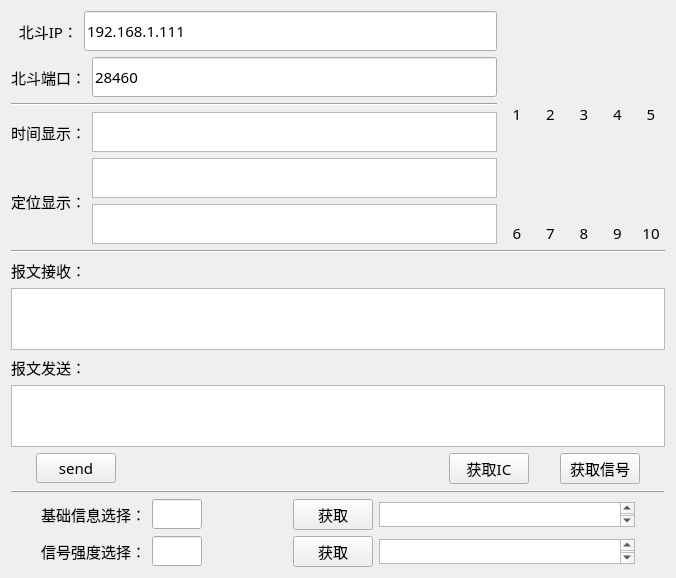
<?xml version="1.0" encoding="UTF-8"?>
<ui version="4.0">
 <class>bd</class>
 <widget class="QWidget" name="bd">
  <property name="geometry">
   <rect>
    <x>0</x>
    <y>0</y>
    <width>676</width>
    <height>578</height>
   </rect>
  </property>
  <property name="sizePolicy">
   <sizepolicy hsizetype="Expanding" vsizetype="Preferred">
    <horstretch>0</horstretch>
    <verstretch>0</verstretch>
   </sizepolicy>
  </property>
  <property name="font">
   <font>
    <family>宋体</family>
    <pointsize>11</pointsize>
   </font>
  </property>
  <property name="contextMenuPolicy">
   <enum>Qt::DefaultContextMenu</enum>
  </property>
  <property name="acceptDrops">
   <bool>false</bool>
  </property>
  <property name="windowTitle">
   <string>Widget</string>
  </property>
  <layout class="QGridLayout" name="gridLayout_2" rowstretch="0,0,0,0" columnstretch="0">
   <property name="sizeConstraint">
    <enum>QLayout::SetMaximumSize</enum>
   </property>
   <item row="0" column="0">
    <layout class="QHBoxLayout" name="horizontalLayout_10" stretch="3,1">
     <item>
      <layout class="QVBoxLayout" name="verticalLayout_12">
       <item>
        <layout class="QHBoxLayout" name="horizontalLayout_5">
         <item>
          <widget class="QLabel" name="label_19">
           <property name="maximumSize">
            <size>
             <width>16777215</width>
             <height>40</height>
            </size>
           </property>
           <property name="text">
            <string>  北斗IP：</string>
           </property>
          </widget>
         </item>
         <item>
          <widget class="QLineEdit" name="ip">
           <property name="sizePolicy">
            <sizepolicy hsizetype="Expanding" vsizetype="Expanding">
             <horstretch>0</horstretch>
             <verstretch>0</verstretch>
            </sizepolicy>
           </property>
           <property name="minimumSize">
            <size>
             <width>0</width>
             <height>40</height>
            </size>
           </property>
           <property name="maximumSize">
            <size>
             <width>200000</width>
             <height>40</height>
            </size>
           </property>
           <property name="acceptDrops">
            <bool>false</bool>
           </property>
           <property name="layoutDirection">
            <enum>Qt::RightToLeft</enum>
           </property>
           <property name="text">
            <string>192.168.1.111</string>
           </property>
           <property name="alignment">
            <set>Qt::AlignLeading|Qt::AlignLeft|Qt::AlignVCenter</set>
           </property>
          </widget>
         </item>
        </layout>
       </item>
       <item>
        <layout class="QHBoxLayout" name="horizontalLayout_6">
         <item>
          <widget class="QLabel" name="label_20">
           <property name="maximumSize">
            <size>
             <width>16777215</width>
             <height>40</height>
            </size>
           </property>
           <property name="text">
            <string>北斗端口：</string>
           </property>
          </widget>
         </item>
         <item>
          <widget class="QLineEdit" name="port">
           <property name="sizePolicy">
            <sizepolicy hsizetype="Expanding" vsizetype="Expanding">
             <horstretch>0</horstretch>
             <verstretch>0</verstretch>
            </sizepolicy>
           </property>
           <property name="minimumSize">
            <size>
             <width>0</width>
             <height>40</height>
            </size>
           </property>
           <property name="maximumSize">
            <size>
             <width>2000000</width>
             <height>40</height>
            </size>
           </property>
           <property name="text">
            <string>28460</string>
           </property>
          </widget>
         </item>
        </layout>
       </item>
       <item>
        <widget class="Line" name="line_2">
         <property name="orientation">
          <enum>Qt::Horizontal</enum>
         </property>
        </widget>
       </item>
       <item>
        <layout class="QHBoxLayout" name="horizontalLayout_4">
         <item>
          <widget class="QLabel" name="label_13">
           <property name="maximumSize">
            <size>
             <width>16777215</width>
             <height>40</height>
            </size>
           </property>
           <property name="text">
            <string>时间显示：</string>
           </property>
          </widget>
         </item>
         <item>
          <widget class="QTextEdit" name="textedit">
           <property name="minimumSize">
            <size>
             <width>0</width>
             <height>40</height>
            </size>
           </property>
           <property name="maximumSize">
            <size>
             <width>16777215</width>
             <height>40</height>
            </size>
           </property>
          </widget>
         </item>
        </layout>
       </item>
       <item>
        <layout class="QHBoxLayout" name="horizontalLayout_7">
         <item>
          <widget class="QLabel" name="label_14">
           <property name="text">
            <string>定位显示：</string>
           </property>
          </widget>
         </item>
         <item>
          <layout class="QVBoxLayout" name="verticalLayout_11">
           <item>
            <widget class="QTextEdit" name="textedit_2">
             <property name="minimumSize">
              <size>
               <width>0</width>
               <height>40</height>
              </size>
             </property>
             <property name="maximumSize">
              <size>
               <width>16777215</width>
               <height>40</height>
              </size>
             </property>
            </widget>
           </item>
           <item>
            <widget class="QTextEdit" name="textEdit_3">
             <property name="minimumSize">
              <size>
               <width>0</width>
               <height>40</height>
              </size>
             </property>
             <property name="maximumSize">
              <size>
               <width>16777215</width>
               <height>40</height>
              </size>
             </property>
            </widget>
           </item>
          </layout>
         </item>
        </layout>
       </item>
      </layout>
     </item>
     <item>
      <layout class="QGridLayout" name="gridLayout" rowstretch="0,0" columnstretch="0">
       <property name="sizeConstraint">
        <enum>QLayout::SetFixedSize</enum>
       </property>
       <item row="0" column="0">
        <layout class="QHBoxLayout" name="horizontalLayout_8">
         <property name="sizeConstraint">
          <enum>QLayout::SetFixedSize</enum>
         </property>
         <item>
          <layout class="QVBoxLayout" name="verticalLayout">
           <item>
            <widget class="BarVolume" name="bv_1" native="true">
             <property name="sizePolicy">
              <sizepolicy hsizetype="Expanding" vsizetype="Expanding">
               <horstretch>0</horstretch>
               <verstretch>0</verstretch>
              </sizepolicy>
             </property>
             <property name="autoFillBackground">
              <bool>true</bool>
             </property>
             <property name="value" stdset="0">
              <number>0</number>
             </property>
             <property name="step" stdset="0">
              <number>4</number>
             </property>
             <property name="padding" stdset="0">
              <number>3</number>
             </property>
             <property name="radius" stdset="0">
              <number>2</number>
             </property>
             <property name="bgColorStart" stdset="0">
              <color>
               <red>111</red>
               <green>111</green>
               <blue>111</blue>
              </color>
             </property>
             <property name="bgColorEnd" stdset="0">
              <color>
               <red>40</red>
               <green>40</green>
               <blue>40</blue>
              </color>
             </property>
             <property name="barBgColor" stdset="0">
              <color>
               <red>213</red>
               <green>213</green>
               <blue>213</blue>
              </color>
             </property>
             <property name="barColorStart" stdset="0">
              <color>
               <red>255</red>
               <green>6</green>
               <blue>18</blue>
              </color>
             </property>
             <property name="barColorEnd" stdset="0">
              <color>
               <red>15</red>
               <green>249</green>
               <blue>31</blue>
              </color>
             </property>
            </widget>
           </item>
           <item>
            <widget class="QLabel" name="label_3">
             <property name="contextMenuPolicy">
              <enum>Qt::DefaultContextMenu</enum>
             </property>
             <property name="layoutDirection">
              <enum>Qt::LeftToRight</enum>
             </property>
             <property name="autoFillBackground">
              <bool>true</bool>
             </property>
             <property name="text">
              <string>1</string>
             </property>
             <property name="scaledContents">
              <bool>true</bool>
             </property>
             <property name="alignment">
              <set>Qt::AlignCenter</set>
             </property>
             <property name="wordWrap">
              <bool>false</bool>
             </property>
             <property name="margin">
              <number>0</number>
             </property>
            </widget>
           </item>
          </layout>
         </item>
         <item>
          <layout class="QVBoxLayout" name="verticalLayout_2">
           <item>
            <widget class="BarVolume" name="bv_2" native="true">
             <property name="sizePolicy">
              <sizepolicy hsizetype="Expanding" vsizetype="Expanding">
               <horstretch>0</horstretch>
               <verstretch>0</verstretch>
              </sizepolicy>
             </property>
             <property name="autoFillBackground">
              <bool>true</bool>
             </property>
             <property name="value" stdset="0">
              <number>0</number>
             </property>
             <property name="step" stdset="0">
              <number>4</number>
             </property>
             <property name="padding" stdset="0">
              <number>3</number>
             </property>
             <property name="radius" stdset="0">
              <number>2</number>
             </property>
             <property name="bgColorStart" stdset="0">
              <color>
               <red>111</red>
               <green>111</green>
               <blue>111</blue>
              </color>
             </property>
             <property name="bgColorEnd" stdset="0">
              <color>
               <red>40</red>
               <green>40</green>
               <blue>40</blue>
              </color>
             </property>
             <property name="barBgColor" stdset="0">
              <color>
               <red>213</red>
               <green>213</green>
               <blue>213</blue>
              </color>
             </property>
             <property name="barColorStart" stdset="0">
              <color>
               <red>255</red>
               <green>6</green>
               <blue>18</blue>
              </color>
             </property>
             <property name="barColorEnd" stdset="0">
              <color>
               <red>15</red>
               <green>249</green>
               <blue>31</blue>
              </color>
             </property>
            </widget>
           </item>
           <item>
            <widget class="QLabel" name="label_4">
             <property name="contextMenuPolicy">
              <enum>Qt::DefaultContextMenu</enum>
             </property>
             <property name="layoutDirection">
              <enum>Qt::LeftToRight</enum>
             </property>
             <property name="autoFillBackground">
              <bool>true</bool>
             </property>
             <property name="text">
              <string>2</string>
             </property>
             <property name="scaledContents">
              <bool>true</bool>
             </property>
             <property name="alignment">
              <set>Qt::AlignCenter</set>
             </property>
             <property name="wordWrap">
              <bool>false</bool>
             </property>
             <property name="margin">
              <number>0</number>
             </property>
            </widget>
           </item>
          </layout>
         </item>
         <item>
          <layout class="QVBoxLayout" name="verticalLayout_3">
           <item>
            <widget class="BarVolume" name="bv_3" native="true">
             <property name="sizePolicy">
              <sizepolicy hsizetype="Expanding" vsizetype="Expanding">
               <horstretch>0</horstretch>
               <verstretch>0</verstretch>
              </sizepolicy>
             </property>
             <property name="autoFillBackground">
              <bool>true</bool>
             </property>
             <property name="value" stdset="0">
              <number>0</number>
             </property>
             <property name="step" stdset="0">
              <number>4</number>
             </property>
             <property name="padding" stdset="0">
              <number>3</number>
             </property>
             <property name="radius" stdset="0">
              <number>2</number>
             </property>
             <property name="bgColorStart" stdset="0">
              <color>
               <red>111</red>
               <green>111</green>
               <blue>111</blue>
              </color>
             </property>
             <property name="bgColorEnd" stdset="0">
              <color>
               <red>40</red>
               <green>40</green>
               <blue>40</blue>
              </color>
             </property>
             <property name="barBgColor" stdset="0">
              <color>
               <red>213</red>
               <green>213</green>
               <blue>213</blue>
              </color>
             </property>
             <property name="barColorStart" stdset="0">
              <color>
               <red>255</red>
               <green>6</green>
               <blue>18</blue>
              </color>
             </property>
             <property name="barColorEnd" stdset="0">
              <color>
               <red>15</red>
               <green>249</green>
               <blue>31</blue>
              </color>
             </property>
            </widget>
           </item>
           <item>
            <widget class="QLabel" name="label_5">
             <property name="contextMenuPolicy">
              <enum>Qt::DefaultContextMenu</enum>
             </property>
             <property name="layoutDirection">
              <enum>Qt::LeftToRight</enum>
             </property>
             <property name="autoFillBackground">
              <bool>true</bool>
             </property>
             <property name="text">
              <string>3</string>
             </property>
             <property name="scaledContents">
              <bool>true</bool>
             </property>
             <property name="alignment">
              <set>Qt::AlignCenter</set>
             </property>
             <property name="wordWrap">
              <bool>false</bool>
             </property>
             <property name="margin">
              <number>0</number>
             </property>
            </widget>
           </item>
          </layout>
         </item>
         <item>
          <layout class="QVBoxLayout" name="verticalLayout_4">
           <item>
            <widget class="BarVolume" name="bv_4" native="true">
             <property name="sizePolicy">
              <sizepolicy hsizetype="Expanding" vsizetype="Expanding">
               <horstretch>0</horstretch>
               <verstretch>0</verstretch>
              </sizepolicy>
             </property>
             <property name="autoFillBackground">
              <bool>true</bool>
             </property>
             <property name="value" stdset="0">
              <number>0</number>
             </property>
             <property name="step" stdset="0">
              <number>4</number>
             </property>
             <property name="padding" stdset="0">
              <number>3</number>
             </property>
             <property name="radius" stdset="0">
              <number>2</number>
             </property>
             <property name="bgColorStart" stdset="0">
              <color>
               <red>111</red>
               <green>111</green>
               <blue>111</blue>
              </color>
             </property>
             <property name="bgColorEnd" stdset="0">
              <color>
               <red>40</red>
               <green>40</green>
               <blue>40</blue>
              </color>
             </property>
             <property name="barBgColor" stdset="0">
              <color>
               <red>213</red>
               <green>213</green>
               <blue>213</blue>
              </color>
             </property>
             <property name="barColorStart" stdset="0">
              <color>
               <red>255</red>
               <green>6</green>
               <blue>18</blue>
              </color>
             </property>
             <property name="barColorEnd" stdset="0">
              <color>
               <red>15</red>
               <green>249</green>
               <blue>31</blue>
              </color>
             </property>
            </widget>
           </item>
           <item>
            <widget class="QLabel" name="label_6">
             <property name="contextMenuPolicy">
              <enum>Qt::DefaultContextMenu</enum>
             </property>
             <property name="layoutDirection">
              <enum>Qt::LeftToRight</enum>
             </property>
             <property name="autoFillBackground">
              <bool>true</bool>
             </property>
             <property name="text">
              <string>4</string>
             </property>
             <property name="scaledContents">
              <bool>true</bool>
             </property>
             <property name="alignment">
              <set>Qt::AlignCenter</set>
             </property>
             <property name="wordWrap">
              <bool>false</bool>
             </property>
             <property name="margin">
              <number>0</number>
             </property>
            </widget>
           </item>
          </layout>
         </item>
         <item>
          <layout class="QVBoxLayout" name="verticalLayout_5">
           <item>
            <widget class="BarVolume" name="bv_5" native="true">
             <property name="sizePolicy">
              <sizepolicy hsizetype="Expanding" vsizetype="Expanding">
               <horstretch>0</horstretch>
               <verstretch>0</verstretch>
              </sizepolicy>
             </property>
             <property name="autoFillBackground">
              <bool>true</bool>
             </property>
             <property name="value" stdset="0">
              <number>0</number>
             </property>
             <property name="step" stdset="0">
              <number>4</number>
             </property>
             <property name="padding" stdset="0">
              <number>3</number>
             </property>
             <property name="radius" stdset="0">
              <number>2</number>
             </property>
             <property name="bgColorStart" stdset="0">
              <color>
               <red>111</red>
               <green>111</green>
               <blue>111</blue>
              </color>
             </property>
             <property name="bgColorEnd" stdset="0">
              <color>
               <red>40</red>
               <green>40</green>
               <blue>40</blue>
              </color>
             </property>
             <property name="barBgColor" stdset="0">
              <color>
               <red>213</red>
               <green>213</green>
               <blue>213</blue>
              </color>
             </property>
             <property name="barColorStart" stdset="0">
              <color>
               <red>255</red>
               <green>6</green>
               <blue>18</blue>
              </color>
             </property>
             <property name="barColorEnd" stdset="0">
              <color>
               <red>15</red>
               <green>249</green>
               <blue>31</blue>
              </color>
             </property>
            </widget>
           </item>
           <item>
            <widget class="QLabel" name="label_7">
             <property name="contextMenuPolicy">
              <enum>Qt::DefaultContextMenu</enum>
             </property>
             <property name="layoutDirection">
              <enum>Qt::LeftToRight</enum>
             </property>
             <property name="autoFillBackground">
              <bool>true</bool>
             </property>
             <property name="text">
              <string>5</string>
             </property>
             <property name="scaledContents">
              <bool>true</bool>
             </property>
             <property name="alignment">
              <set>Qt::AlignCenter</set>
             </property>
             <property name="wordWrap">
              <bool>false</bool>
             </property>
             <property name="margin">
              <number>0</number>
             </property>
            </widget>
           </item>
          </layout>
         </item>
        </layout>
       </item>
       <item row="1" column="0">
        <layout class="QHBoxLayout" name="horizontalLayout_9">
         <property name="sizeConstraint">
          <enum>QLayout::SetFixedSize</enum>
         </property>
         <item>
          <layout class="QVBoxLayout" name="verticalLayout_6">
           <item>
            <widget class="BarVolume" name="bv_6" native="true">
             <property name="sizePolicy">
              <sizepolicy hsizetype="Expanding" vsizetype="Expanding">
               <horstretch>0</horstretch>
               <verstretch>0</verstretch>
              </sizepolicy>
             </property>
             <property name="autoFillBackground">
              <bool>true</bool>
             </property>
             <property name="value" stdset="0">
              <number>0</number>
             </property>
             <property name="step" stdset="0">
              <number>4</number>
             </property>
             <property name="padding" stdset="0">
              <number>3</number>
             </property>
             <property name="radius" stdset="0">
              <number>2</number>
             </property>
             <property name="bgColorStart" stdset="0">
              <color>
               <red>111</red>
               <green>111</green>
               <blue>111</blue>
              </color>
             </property>
             <property name="bgColorEnd" stdset="0">
              <color>
               <red>40</red>
               <green>40</green>
               <blue>40</blue>
              </color>
             </property>
             <property name="barBgColor" stdset="0">
              <color>
               <red>213</red>
               <green>213</green>
               <blue>213</blue>
              </color>
             </property>
             <property name="barColorStart" stdset="0">
              <color>
               <red>255</red>
               <green>6</green>
               <blue>18</blue>
              </color>
             </property>
             <property name="barColorEnd" stdset="0">
              <color>
               <red>15</red>
               <green>249</green>
               <blue>31</blue>
              </color>
             </property>
            </widget>
           </item>
           <item>
            <widget class="QLabel" name="label_8">
             <property name="contextMenuPolicy">
              <enum>Qt::DefaultContextMenu</enum>
             </property>
             <property name="layoutDirection">
              <enum>Qt::LeftToRight</enum>
             </property>
             <property name="autoFillBackground">
              <bool>true</bool>
             </property>
             <property name="text">
              <string>6</string>
             </property>
             <property name="scaledContents">
              <bool>true</bool>
             </property>
             <property name="alignment">
              <set>Qt::AlignCenter</set>
             </property>
             <property name="wordWrap">
              <bool>false</bool>
             </property>
             <property name="margin">
              <number>0</number>
             </property>
            </widget>
           </item>
          </layout>
         </item>
         <item>
          <layout class="QVBoxLayout" name="verticalLayout_7">
           <item>
            <widget class="BarVolume" name="bv_7" native="true">
             <property name="sizePolicy">
              <sizepolicy hsizetype="Expanding" vsizetype="Expanding">
               <horstretch>0</horstretch>
               <verstretch>0</verstretch>
              </sizepolicy>
             </property>
             <property name="autoFillBackground">
              <bool>true</bool>
             </property>
             <property name="value" stdset="0">
              <number>0</number>
             </property>
             <property name="step" stdset="0">
              <number>4</number>
             </property>
             <property name="padding" stdset="0">
              <number>3</number>
             </property>
             <property name="radius" stdset="0">
              <number>2</number>
             </property>
             <property name="bgColorStart" stdset="0">
              <color>
               <red>111</red>
               <green>111</green>
               <blue>111</blue>
              </color>
             </property>
             <property name="bgColorEnd" stdset="0">
              <color>
               <red>40</red>
               <green>40</green>
               <blue>40</blue>
              </color>
             </property>
             <property name="barBgColor" stdset="0">
              <color>
               <red>213</red>
               <green>213</green>
               <blue>213</blue>
              </color>
             </property>
             <property name="barColorStart" stdset="0">
              <color>
               <red>255</red>
               <green>6</green>
               <blue>18</blue>
              </color>
             </property>
             <property name="barColorEnd" stdset="0">
              <color>
               <red>15</red>
               <green>249</green>
               <blue>31</blue>
              </color>
             </property>
            </widget>
           </item>
           <item>
            <widget class="QLabel" name="label_9">
             <property name="contextMenuPolicy">
              <enum>Qt::DefaultContextMenu</enum>
             </property>
             <property name="layoutDirection">
              <enum>Qt::LeftToRight</enum>
             </property>
             <property name="autoFillBackground">
              <bool>true</bool>
             </property>
             <property name="text">
              <string>7</string>
             </property>
             <property name="scaledContents">
              <bool>true</bool>
             </property>
             <property name="alignment">
              <set>Qt::AlignCenter</set>
             </property>
             <property name="wordWrap">
              <bool>false</bool>
             </property>
             <property name="margin">
              <number>0</number>
             </property>
            </widget>
           </item>
          </layout>
         </item>
         <item>
          <layout class="QVBoxLayout" name="verticalLayout_8">
           <item>
            <widget class="BarVolume" name="bv_8" native="true">
             <property name="sizePolicy">
              <sizepolicy hsizetype="Expanding" vsizetype="Expanding">
               <horstretch>0</horstretch>
               <verstretch>0</verstretch>
              </sizepolicy>
             </property>
             <property name="autoFillBackground">
              <bool>true</bool>
             </property>
             <property name="value" stdset="0">
              <number>0</number>
             </property>
             <property name="step" stdset="0">
              <number>4</number>
             </property>
             <property name="padding" stdset="0">
              <number>3</number>
             </property>
             <property name="radius" stdset="0">
              <number>2</number>
             </property>
             <property name="bgColorStart" stdset="0">
              <color>
               <red>111</red>
               <green>111</green>
               <blue>111</blue>
              </color>
             </property>
             <property name="bgColorEnd" stdset="0">
              <color>
               <red>40</red>
               <green>40</green>
               <blue>40</blue>
              </color>
             </property>
             <property name="barBgColor" stdset="0">
              <color>
               <red>213</red>
               <green>213</green>
               <blue>213</blue>
              </color>
             </property>
             <property name="barColorStart" stdset="0">
              <color>
               <red>255</red>
               <green>6</green>
               <blue>18</blue>
              </color>
             </property>
             <property name="barColorEnd" stdset="0">
              <color>
               <red>15</red>
               <green>249</green>
               <blue>31</blue>
              </color>
             </property>
            </widget>
           </item>
           <item>
            <widget class="QLabel" name="label_10">
             <property name="contextMenuPolicy">
              <enum>Qt::DefaultContextMenu</enum>
             </property>
             <property name="layoutDirection">
              <enum>Qt::LeftToRight</enum>
             </property>
             <property name="autoFillBackground">
              <bool>true</bool>
             </property>
             <property name="text">
              <string>8</string>
             </property>
             <property name="scaledContents">
              <bool>true</bool>
             </property>
             <property name="alignment">
              <set>Qt::AlignCenter</set>
             </property>
             <property name="wordWrap">
              <bool>false</bool>
             </property>
             <property name="margin">
              <number>0</number>
             </property>
            </widget>
           </item>
          </layout>
         </item>
         <item>
          <layout class="QVBoxLayout" name="verticalLayout_9">
           <item>
            <widget class="BarVolume" name="bv_9" native="true">
             <property name="sizePolicy">
              <sizepolicy hsizetype="Expanding" vsizetype="Expanding">
               <horstretch>0</horstretch>
               <verstretch>0</verstretch>
              </sizepolicy>
             </property>
             <property name="autoFillBackground">
              <bool>true</bool>
             </property>
             <property name="value" stdset="0">
              <number>0</number>
             </property>
             <property name="step" stdset="0">
              <number>4</number>
             </property>
             <property name="padding" stdset="0">
              <number>3</number>
             </property>
             <property name="radius" stdset="0">
              <number>2</number>
             </property>
             <property name="bgColorStart" stdset="0">
              <color>
               <red>111</red>
               <green>111</green>
               <blue>111</blue>
              </color>
             </property>
             <property name="bgColorEnd" stdset="0">
              <color>
               <red>40</red>
               <green>40</green>
               <blue>40</blue>
              </color>
             </property>
             <property name="barBgColor" stdset="0">
              <color>
               <red>213</red>
               <green>213</green>
               <blue>213</blue>
              </color>
             </property>
             <property name="barColorStart" stdset="0">
              <color>
               <red>255</red>
               <green>6</green>
               <blue>18</blue>
              </color>
             </property>
             <property name="barColorEnd" stdset="0">
              <color>
               <red>15</red>
               <green>249</green>
               <blue>31</blue>
              </color>
             </property>
            </widget>
           </item>
           <item>
            <widget class="QLabel" name="label_11">
             <property name="contextMenuPolicy">
              <enum>Qt::DefaultContextMenu</enum>
             </property>
             <property name="layoutDirection">
              <enum>Qt::LeftToRight</enum>
             </property>
             <property name="autoFillBackground">
              <bool>true</bool>
             </property>
             <property name="text">
              <string>9</string>
             </property>
             <property name="scaledContents">
              <bool>true</bool>
             </property>
             <property name="alignment">
              <set>Qt::AlignCenter</set>
             </property>
             <property name="wordWrap">
              <bool>false</bool>
             </property>
             <property name="margin">
              <number>0</number>
             </property>
            </widget>
           </item>
          </layout>
         </item>
         <item>
          <layout class="QVBoxLayout" name="verticalLayout_10">
           <item>
            <widget class="BarVolume" name="bv_10" native="true">
             <property name="sizePolicy">
              <sizepolicy hsizetype="Expanding" vsizetype="Expanding">
               <horstretch>0</horstretch>
               <verstretch>0</verstretch>
              </sizepolicy>
             </property>
             <property name="autoFillBackground">
              <bool>true</bool>
             </property>
             <property name="value" stdset="0">
              <number>0</number>
             </property>
             <property name="step" stdset="0">
              <number>4</number>
             </property>
             <property name="padding" stdset="0">
              <number>3</number>
             </property>
             <property name="radius" stdset="0">
              <number>2</number>
             </property>
             <property name="bgColorStart" stdset="0">
              <color>
               <red>111</red>
               <green>111</green>
               <blue>111</blue>
              </color>
             </property>
             <property name="bgColorEnd" stdset="0">
              <color>
               <red>40</red>
               <green>40</green>
               <blue>40</blue>
              </color>
             </property>
             <property name="barBgColor" stdset="0">
              <color>
               <red>213</red>
               <green>213</green>
               <blue>213</blue>
              </color>
             </property>
             <property name="barColorStart" stdset="0">
              <color>
               <red>255</red>
               <green>6</green>
               <blue>18</blue>
              </color>
             </property>
             <property name="barColorEnd" stdset="0">
              <color>
               <red>15</red>
               <green>249</green>
               <blue>31</blue>
              </color>
             </property>
            </widget>
           </item>
           <item>
            <widget class="QLabel" name="label_12">
             <property name="contextMenuPolicy">
              <enum>Qt::DefaultContextMenu</enum>
             </property>
             <property name="layoutDirection">
              <enum>Qt::LeftToRight</enum>
             </property>
             <property name="autoFillBackground">
              <bool>true</bool>
             </property>
             <property name="text">
              <string>10</string>
             </property>
             <property name="scaledContents">
              <bool>true</bool>
             </property>
             <property name="alignment">
              <set>Qt::AlignCenter</set>
             </property>
             <property name="wordWrap">
              <bool>false</bool>
             </property>
             <property name="margin">
              <number>0</number>
             </property>
            </widget>
           </item>
          </layout>
         </item>
        </layout>
       </item>
      </layout>
     </item>
    </layout>
   </item>
   <item row="2" column="0">
    <layout class="QVBoxLayout" name="verticalLayout_13">
     <item>
      <widget class="QLabel" name="label_15">
       <property name="text">
        <string>报文接收：</string>
       </property>
      </widget>
     </item>
     <item>
      <widget class="QTextEdit" name="textelse"/>
     </item>
     <item>
      <widget class="QLabel" name="label_16">
       <property name="text">
        <string>报文发送：</string>
       </property>
      </widget>
     </item>
     <item>
      <widget class="QTextEdit" name="textsend"/>
     </item>
     <item>
      <layout class="QHBoxLayout" name="horizontalLayout">
       <item>
        <spacer name="horizontalSpacer_2">
         <property name="orientation">
          <enum>Qt::Horizontal</enum>
         </property>
         <property name="sizeType">
          <enum>QSizePolicy::Fixed</enum>
         </property>
         <property name="sizeHint" stdset="0">
          <size>
           <width>25</width>
           <height>20</height>
          </size>
         </property>
        </spacer>
       </item>
       <item>
        <widget class="QPushButton" name="btn_send">
         <property name="text">
          <string>send</string>
         </property>
        </widget>
       </item>
       <item>
        <spacer name="horizontalSpacer_3">
         <property name="orientation">
          <enum>Qt::Horizontal</enum>
         </property>
         <property name="sizeHint" stdset="0">
          <size>
           <width>40</width>
           <height>20</height>
          </size>
         </property>
        </spacer>
       </item>
       <item>
        <widget class="QPushButton" name="btn_getic">
         <property name="text">
          <string>获取IC</string>
         </property>
        </widget>
       </item>
       <item>
        <spacer name="horizontalSpacer_5">
         <property name="orientation">
          <enum>Qt::Horizontal</enum>
         </property>
         <property name="sizeType">
          <enum>QSizePolicy::Fixed</enum>
         </property>
         <property name="sizeHint" stdset="0">
          <size>
           <width>25</width>
           <height>20</height>
          </size>
         </property>
        </spacer>
       </item>
       <item>
        <widget class="QPushButton" name="btn_get_signal">
         <property name="text">
          <string>获取信号</string>
         </property>
        </widget>
       </item>
       <item>
        <spacer name="horizontalSpacer_6">
         <property name="orientation">
          <enum>Qt::Horizontal</enum>
         </property>
         <property name="sizeType">
          <enum>QSizePolicy::Fixed</enum>
         </property>
         <property name="sizeHint" stdset="0">
          <size>
           <width>25</width>
           <height>20</height>
          </size>
         </property>
        </spacer>
       </item>
      </layout>
     </item>
     <item>
      <widget class="Line" name="line_3">
       <property name="frameShadow">
        <enum>QFrame::Raised</enum>
       </property>
       <property name="orientation">
        <enum>Qt::Horizontal</enum>
       </property>
      </widget>
     </item>
     <item>
      <layout class="QHBoxLayout" name="horizontalLayout_2">
       <item>
        <spacer name="horizontalSpacer_4">
         <property name="orientation">
          <enum>Qt::Horizontal</enum>
         </property>
         <property name="sizeType">
          <enum>QSizePolicy::Fixed</enum>
         </property>
         <property name="sizeHint" stdset="0">
          <size>
           <width>30</width>
           <height>20</height>
          </size>
         </property>
        </spacer>
       </item>
       <item>
        <widget class="QLabel" name="label_17">
         <property name="text">
          <string>基础信息选择：</string>
         </property>
        </widget>
       </item>
       <item>
        <widget class="QLineEdit" name="info_index">
         <property name="maximumSize">
          <size>
           <width>50</width>
           <height>16777215</height>
          </size>
         </property>
        </widget>
       </item>
       <item>
        <spacer name="horizontalSpacer">
         <property name="orientation">
          <enum>Qt::Horizontal</enum>
         </property>
         <property name="sizeHint" stdset="0">
          <size>
           <width>40</width>
           <height>20</height>
          </size>
         </property>
        </spacer>
       </item>
       <item>
        <widget class="QPushButton" name="btn_info_get">
         <property name="text">
          <string>获取</string>
         </property>
        </widget>
       </item>
       <item>
        <widget class="QTextEdit" name="info_show">
         <property name="maximumSize">
          <size>
           <width>300</width>
           <height>25</height>
          </size>
         </property>
        </widget>
       </item>
       <item>
        <spacer name="horizontalSpacer_14">
         <property name="orientation">
          <enum>Qt::Horizontal</enum>
         </property>
         <property name="sizeType">
          <enum>QSizePolicy::Fixed</enum>
         </property>
         <property name="sizeHint" stdset="0">
          <size>
           <width>30</width>
           <height>20</height>
          </size>
         </property>
        </spacer>
       </item>
      </layout>
     </item>
     <item>
      <layout class="QHBoxLayout" name="horizontalLayout_3">
       <item>
        <spacer name="horizontalSpacer_15">
         <property name="orientation">
          <enum>Qt::Horizontal</enum>
         </property>
         <property name="sizeType">
          <enum>QSizePolicy::Fixed</enum>
         </property>
         <property name="sizeHint" stdset="0">
          <size>
           <width>30</width>
           <height>20</height>
          </size>
         </property>
        </spacer>
       </item>
       <item>
        <widget class="QLabel" name="label_18">
         <property name="text">
          <string>信号强度选择：</string>
         </property>
        </widget>
       </item>
       <item>
        <widget class="QLineEdit" name="signal_index">
         <property name="maximumSize">
          <size>
           <width>50</width>
           <height>16777215</height>
          </size>
         </property>
        </widget>
       </item>
       <item>
        <spacer name="horizontalSpacer_16">
         <property name="orientation">
          <enum>Qt::Horizontal</enum>
         </property>
         <property name="sizeHint" stdset="0">
          <size>
           <width>40</width>
           <height>20</height>
          </size>
         </property>
        </spacer>
       </item>
       <item>
        <widget class="QPushButton" name="btn_signal_get">
         <property name="text">
          <string>获取</string>
         </property>
        </widget>
       </item>
       <item>
        <widget class="QTextEdit" name="signal_show">
         <property name="maximumSize">
          <size>
           <width>300</width>
           <height>25</height>
          </size>
         </property>
        </widget>
       </item>
       <item>
        <spacer name="horizontalSpacer_17">
         <property name="orientation">
          <enum>Qt::Horizontal</enum>
         </property>
         <property name="sizeType">
          <enum>QSizePolicy::Fixed</enum>
         </property>
         <property name="sizeHint" stdset="0">
          <size>
           <width>30</width>
           <height>20</height>
          </size>
         </property>
        </spacer>
       </item>
      </layout>
     </item>
    </layout>
   </item>
   <item row="1" column="0">
    <widget class="Line" name="line">
     <property name="orientation">
      <enum>Qt::Horizontal</enum>
     </property>
    </widget>
   </item>
  </layout>
 </widget>
 <customwidgets>
  <customwidget>
   <class>BarVolume</class>
   <extends>QWidget</extends>
   <header>barvolume.h</header>
  </customwidget>
 </customwidgets>
 <resources/>
 <connections/>
</ui>
